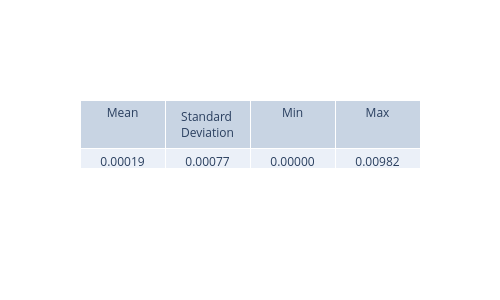

The notebook cell this image was saved under:
### Code cell
plt.figure(figsize=(8, 6), dpi=200)
psi_sq_diff = np.abs(psi_sq - psi_sq_analytical)
view_metrics(psi_sq_diff)

plt.pcolormesh(x_values, t_values, psi_sq_diff.transpose(), shading="auto")
plt.colorbar(label='∆|psi(x,t)|^2')
plt.xlabel('x')
plt.ylabel('t')
plt.title('Absolute error of |psi|^2')
plt.show()

### Figure 1 — Plotly figure (JSON) as saved in the notebook; plotly's stock layout.template omitted (floating-point values rounded to 4 significant figures)
{"data": [{"cells": {"values": [["0.00019"], ["0.00077"], ["0.00000"], ["0.00982"]]}, "header": {"values": ["Mean", "Standard Deviation", "Min", "Max"]}, "type": "table"}], "layout": {"height": 300, "width": 500}}
